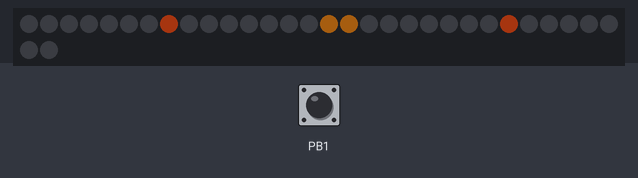
This sketch was run on a simulated ATtiny85, built with avr-gcc and run on an emulated ATtiny85. Parts: 32 RGB LEDs in strip order, left to right, continuing on the next row. The test bench sets the inputs (shaded band); at power-on: PB1 LOW. Dim RGB values are drawn brighter than linear.

Above: at 1.26 s.
1.3 s: PB1 driven HIGH
At 1.47 s:
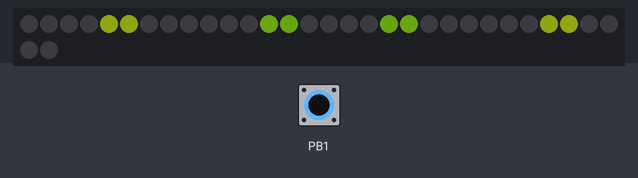
2.9 s: PB1 pulsed LOW 5 times (0.12 s each, 0.3 s apart)
At 3.31 s:
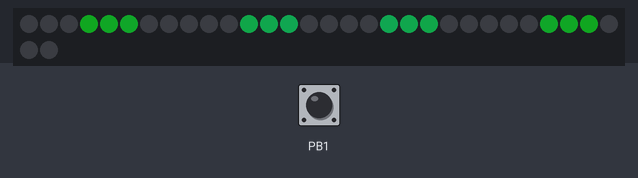
5.9 s: PB1 pulsed LOW 2 times (0.12 s each, 0.3 s apart)
At 6.08 s:
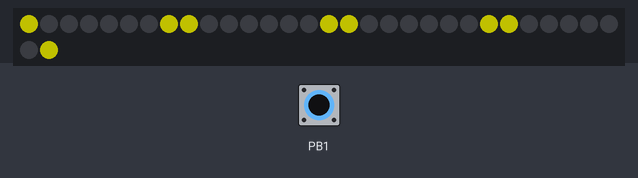

Measured:
- after the input at 1.3 s, the LEDs: first change at once (image 1 shows a later state)
- after the input at 2.9 s, the LEDs: first differ from a run without the input after 0.15 s (image 2 shows a later state)

The sketch:

TrinketNeopixelGoggles.ino
```cpp
// Low power NeoPixel goggles example.  Makes a nice blinky display
// with just a few LEDs on at any time.

#include <Adafruit_NeoPixel.h>
#ifdef __AVR_ATtiny85__ // Trinket, Gemma, etc.
 #include <avr/power.h>
#endif

#define PIN 0
#define MAX_ANIMATION_TYPE 23

#define MAX_ANIMATION_STEP 31

Adafruit_NeoPixel pixels = Adafruit_NeoPixel(32, PIN);


uint8_t  animationType   = 0; // Current animation effect
uint8_t  animationStepOffset, animationStepDecay;

uint32_t color  = 0x0000FF;

uint32_t colorsArray[] = {0xFF0000, 0xFFFF00 , 0x00FFFF, 0xFF00FF, 0x00FF00 , 0x0000FF };

uint8_t prevButtonState = 0;

uint32_t lastStateChangeTime;


//uint8_t animationStepTime = 50;
uint8_t animationStep;
uint32_t timeSinceAnimationStepIncrement;


void setup() {
#ifdef __AVR_ATtiny85__ // Trinket, Gemma, etc.
  if(F_CPU == 16000000) clock_prescale_set(clock_div_1);
#endif
  pixels.begin();
  pixels.setBrightness(85); // 1/3 brightness


  pinMode(1, INPUT);


}

void loop() {
  uint8_t  i, j;


  uint8_t  colorIndex;

  uint8_t  buttonState;


  buttonState = digitalRead(1);
  if(buttonState == HIGH && buttonState != prevButtonState){
    handleButtonPressed();
  }
  prevButtonState = buttonState;


 if(timeSinceAnimationStepIncrement < millis() - getAnimationStepTime()  ){
    animationStep++;


    timeSinceAnimationStepIncrement = millis();
 }


 if(animationType <= 5){
    // Colorfade wheels - not working right

      animationStepOffset = 50;
      animationStepDecay = 0;

         colorIndex = animationType % 6 ;
         color = colorsArray[colorIndex];


       uint32_t c = 0;


     for(i=0; i<16; i++) {
      uint32_t c = 0;
      if(((animationStep + i)  & 7  ) < 1 + (animationType % 6) ){
            int subMode = (animationType % 6) ;

            int hue =   subMode * 60 + i*2 ;

           color = hueToColorHex(  hue    ) ;

           c = color; // 4 pixels on...

        }

      pixels.setPixelColor(   i, c); // First eye
      pixels.setPixelColor(31-i, c); // Second eye (flipped)
     }


 }


 else if(animationType <= 11){
    // Solid color wheels

      animationStepOffset = 50;
      animationStepDecay = 0;


         colorIndex = animationType % 6;
         color = colorsArray[colorIndex];

      for(i=0; i<16; i++) {
        uint32_t c = 0;
        if(((animationStep+i) & 7) < 2) c = color; // 4 pixels on...

         //c >>= 8;
        pixels.setPixelColor(   i, c); // First eye
        pixels.setPixelColor(31-i, c); // Second eye (flipped)
      }


 }


 else if(animationType <= 17){


  // Solid color wheels with changing step times


      animationStepOffset = 0;
      animationStepDecay = 10;


         colorIndex = animationType % 6;
         color = colorsArray[colorIndex];

      for(i=0; i<16; i++) {
        uint32_t c = 0;
        if(((animationStep+i) & 7) < 2) c = color; // 4 pixels on...

         //c >>= 8;
        pixels.setPixelColor(   i, c); // First eye
        pixels.setPixelColor(31-i, c); // Second eye (flipped)
      }
       ;

 }


   else if(animationType <= 23){

  // Rainbow wheels

      animationStepOffset = 35 + (animationType % 6) * 1;
      animationStepDecay = 2 + (animationType % 6) * 1 ;


        // colorIndex = animationType % 6 ;+
         //color = 0xc794b7;


     for(i=0; i<16; i++) {
      uint32_t c = 0;
      if(((animationStep + i)  & 7  ) < 1 + (animationType % 6) ){

            int hue = animationStep + i*2  ;

           color = hueToColorHex(  hue    ) ;

           c = color; // 4 pixels on...

        }

      pixels.setPixelColor(   i, c); // First eye
      pixels.setPixelColor(31-i, c); // Second eye (flipped)
     }


   }


   pixels.show();
   delay(5);
}

void handleButtonPressed(){

   if(lastStateChangeTime < millis() - 50){

       lastStateChangeTime = millis();

       animationType = animationType+1  ;
       animationStep = 0; //restart

        if(animationType > MAX_ANIMATION_TYPE ){
          animationType = 0;
        }

    }


}


int getAnimationStepTime(){


  return animationStepOffset + ((animationStep % 16) * animationStepDecay);

}

//this is working now
uint32_t hueToColorHex(int hue)
{

  // byte *r,*g,*b; //declare pointers to bytes


     uint8_t rgb_colors[3];


   getRGB(hue, 225, 125, rgb_colors);


   return colorBytesToHex(rgb_colors[0],rgb_colors[1],rgb_colors[2]); //pass the values


}

//this works now when the ints are big enough to be shifted
uint32_t colorBytesToHex(uint32_t r,uint32_t g,uint32_t b){


    return  (r << 16  | (g << 8) | b  );

}


void getRGB(uint8_t hue, uint8_t sat, uint8_t val, uint8_t colors[3]) {
  /* convert hue, saturation and brightness ( HSB/HSV ) to RGB
     The dim_curve is used only on brightness/value and on saturation (inverted).
     This looks the most natural.
  */

 // val = dim_curve[val];
  //sat = 255-dim_curve[255-sat];

  hue =   hue % 255;

  uint8_t r;
  uint8_t g;
  uint8_t b;
  uint8_t base;

  if (sat == 0) { // Acromatic color (gray). Hue doesn't mind.
    colors[0]=val;
    colors[1]=val;
    colors[2]=val;
  } else  {

    base = ((255 - sat) * val)>>8;

    switch(hue/60) {
    case 0:
        r = val;
        g = (((val-base)*hue)/60)+base;
        b = base;
    break;

    case 1:
        r = (((val-base)*(60-(hue%60)))/60)+base;
        g = val;
        b = base;
    break;

    case 2:
        r = base;
        g = val;
        b = (((val-base)*(hue%60))/60)+base;
    break;

    case 3:
        r = base;
        g = (((val-base)*(60-(hue%60)))/60)+base;
        b = val;
    break;

    case 4:
        r = (((val-base)*(hue%60))/60)+base;
        g = base;
        b = val;
    break;

    case 5:
        r = val;
        g = base;
        b = (((val-base)*(60-(hue%60)))/60)+base;
    break;
    }

    colors[0]=r;
    colors[1]=g;
    colors[2]=b;
  }
}
```
